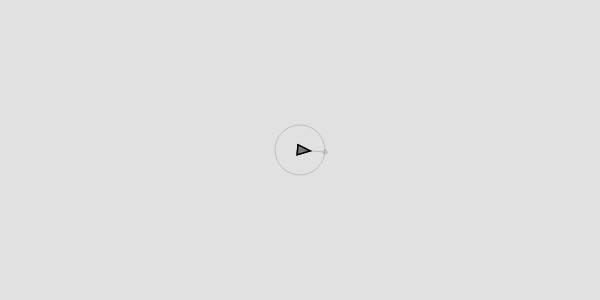
Frame 1 (no input)
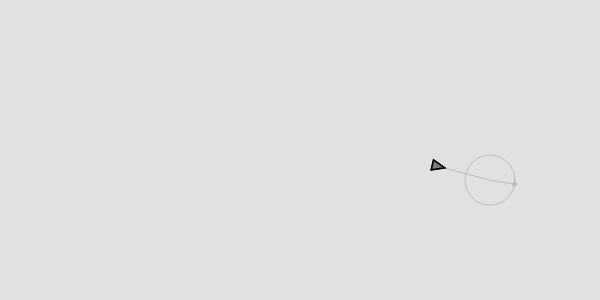
Frame 60 (no input)
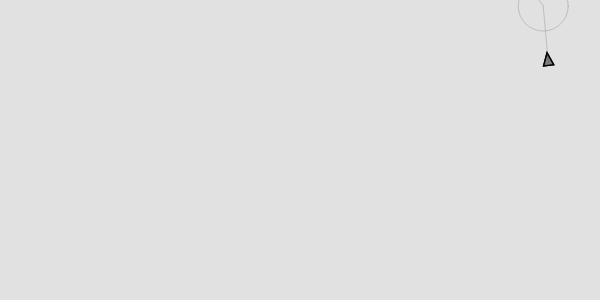
Frame 120 (the mouse pressed at the canvas centre since frame 60)

The p5.js sketch that drew these frames (run headless with seeded random() and noise() and a simulated clock; from frame 60 on, the mouse is pressed at the canvas centre):

// p5.js sketch
// ── sketch.js
// User Global Variables
let width = 600, height = 300;
let canvas; // Reference to p5 canvas object (see 'setup()')
let vehicle;


// User-Defined Classes
class Vehicle {
  constructor(x=0, y=0, side=5) {
    // Motion
    this.position = createVector(x, y);
    this.velocity = createVector(0, 0); // Starts with no velocity/acceleration
    this.acceleration = createVector(0, 0);
    this.max_speed = 3; // Max 'this.velocity' magnitude
    this.max_force = 0.1; // Max 'apply_force()' value
    // Shape
    this.side = side; // Triangle parameter
    // Wander (check 'wander()')
    this.wander_radius = 25; // Step 2's circle radius
    this.wander_dist = 60; // Step 2's circle distance
    this.theta = 0.0; // Step 3's theta "random walk"
    this.theta_change = 0.2; // Step 3's random factor
    this.circle_position = createVector(0, 0); 
    this.offset_position = createVector(0, 0); 
    this.target_position = createVector(0, 0); // Step 4's target position
  }
  // Methods
  wander() { // Wandering: a type of random steering (aka a random walk for theta)
             //            steering direction on one frame is related to itself on next frame
             // Steps: 1) 'Vehicle' predicts its future position (as a distance based on its current velocity)
             //        2) Draws a circle (with 'wander_radius') centered on that position ('wander_dist')
             //        3) Picks an offset random point along the circumference (theta's "random walk")
             //        4) This point becomes 'Vehicle's target ('force' points to it)
    this.theta += random(-this.theta_change, this.theta_change); 

    this.circle_position = this.velocity.copy() // Vector with same direction as velocity
    this.circle_position.normalize(); // Unit vector
    this.circle_position.mult(this.wander_dist); // Scaling unit vector to 'wander_dist'
    this.circle_position.add(this.position); // Considering current position ('wander_dist' is a relative unit)

    let curr_angle = this.velocity.heading(); // Gets current velocity angle with x-axis
    this.offset_position = createVector(this.wander_radius * cos(this.theta + curr_angle), 
                                        this.wander_radius * sin(this.theta + curr_angle)); // Step 3 in polar coordinates (a position) 
                                                                                            // 'this.theta' is a relative unit (thus '+ curr_angle')
    
    this.target_position = p5.Vector.add(this.circle_position, this.offset_position); // Adding 'circle_position'/'offset_position' defines Step 4's target position
    
    let force = p5.Vector.sub(this.target_position, this.position); // Sterring force (points to 'target_position')
    force.normalize(); // Unit vector
    force.mult(this.max_speed); // Scales magnitude
    force.sub(this.velocity); // Force vector (the force needed, with current velocity, to steer into target)
    force.limit(this.max_force); // Limits magnitude
    return force;
  }
  update() {
    this.velocity.add(this.acceleration); // Updates velocity
    this.velocity.limit(this.max_speed); // Limits velocity
    this.position.add(this.velocity); // Updates position
    this.acceleration.mult(0); // Reset acceleration
  }
  apply_force(force) { // Receives a force (mass is not considered in this example)
    this.acceleration.add(force);
  }
  check_bounds() { // Replaces 'target' position when out of bounds
    if (this.position.x > width + this.side) { // Towards right edge
      this.position.x = -this.side; // Teleports to left side
    } else if (this.position.x < -this.side) { // Towards left edge
      this.position.x = width + this.side; // Teleports to right side
    }
    if (this.position.y > height + this.side) { // Towards bottom edge
      this.position.y = -this.side; // Teleports to top side
    } else if (this.position.y < -this.side) { // Towards top edge
      this.position.y = height + this.side; // Teleports to bottom side
    }
  }
  run() {
    let steering_force = this.wander(); // Calculates steering force + draws wander assets
    this.apply_force(steering_force);
    this.update(); // Updates position/velocity/acceleration
    this.check_bounds(); // Updates position (if out of bounds)
    this.show(); // Draws vehicle
  }
  show() { // Renaming from 'display' to 'show'
    let angle = this.velocity.heading(); // 'heading()': calculates angle of 2D vector with the positive x-axis (angles increase clockwise)
    fill(127);
    stroke(0);
    strokeWeight(1.5);
    push(); // New style start
    translate(this.position.x, this.position.y);
    rotate(angle);
    triangle(this.side*2, 0, -this.side/2, -this.side, -this.side/2, this.side);
    pop(); // New style end
  }
  show_wander() { // Not using 'translate()'/'rotate()' (vectors are relative)
    noFill();
    stroke(50, 50); // Grayscale with alpha
    strokeWeight(1);
    line(this.position.x, this.position.y, this.circle_position.x, this.circle_position.y); // Step 1's distance to 'vehicle' ('wander_dist')
    circle(this.circle_position.x, this.circle_position.y, this.wander_radius*2); // Step 2's circle
    line(this.circle_position.x, this.circle_position.y, this.target_position.x, this.target_position.y); // Step 3's connection to offset random point
    circle(this.target_position.x, this.target_position.y, 4); // Step 4's point
  }
}

    
// User-Defined Functions


// p5 Main
function setup() {
  canvas = createCanvas(width, height); // Canvas reference
  
  vehicle = new Vehicle(width/2, height/2); // Instantiating wanderer 'Vehicle'
}

function draw() {
  // Main
  background(225); // Grayscale white
  
  vehicle.run(); // All functionality
  vehicle.show(); // Draws vehicle
  vehicle.show_wander(); // Draws wander assets
}
